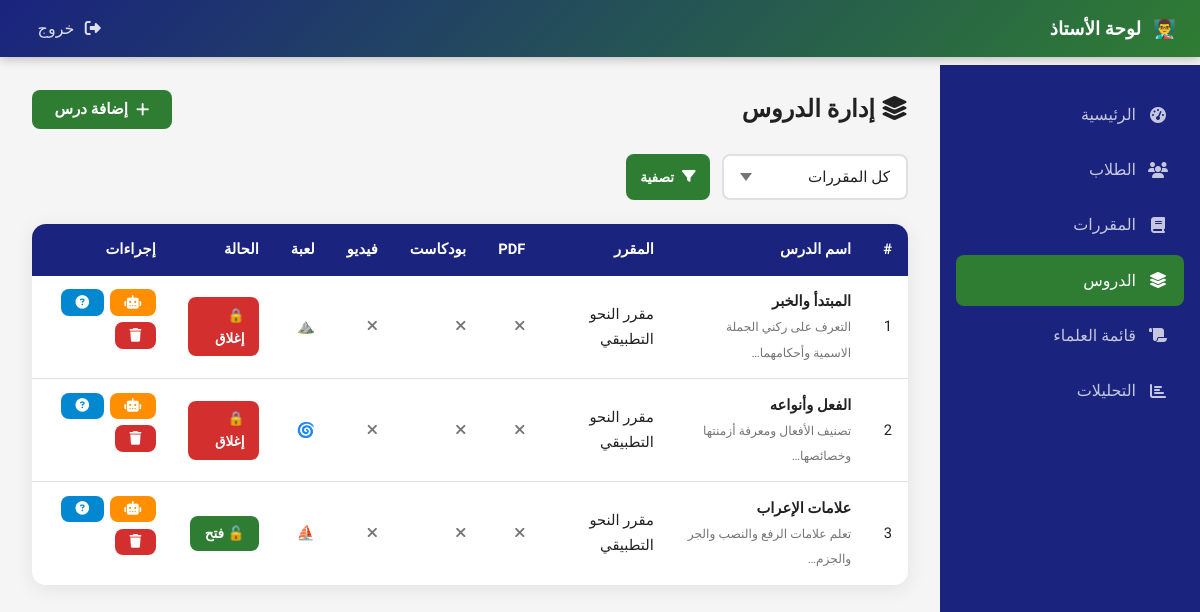
Page /teacher/lessons.php (signed in) on the committed database.
### tables this page shows
CREATE TABLE IF NOT EXISTS lessons (
    id INT AUTO_INCREMENT PRIMARY KEY,
    course_id INT NOT NULL,
    name VARCHAR(255) NOT NULL,
    description TEXT,
    pdf_url VARCHAR(500) DEFAULT NULL,
    podcast_url VARCHAR(500) DEFAULT NULL,
    video_url VARCHAR(500) DEFAULT NULL,
    presentation_html LONGTEXT DEFAULT NULL,
    is_open TINYINT(1) NOT NULL DEFAULT 0,
    sort_order INT NOT NULL DEFAULT 0,
    game_type ENUM('mountain','maze','ship') NOT NULL DEFAULT 'mountain',
    created_at TIMESTAMP DEFAULT CURRENT_TIMESTAMP,
    FOREIGN KEY (course_id) REFERENCES courses(id) ON DELETE CASCADE
);

CREATE TABLE IF NOT EXISTS courses (
    id INT AUTO_INCREMENT PRIMARY KEY,
    teacher_id INT NOT NULL,
    name VARCHAR(255) NOT NULL,
    description TEXT,
    icon VARCHAR(100) DEFAULT 'fa-book',
    color VARCHAR(20) DEFAULT '#4B8B3B',
    status ENUM('active','archived') NOT NULL DEFAULT 'active',
    created_at TIMESTAMP DEFAULT CURRENT_TIMESTAMP,
    FOREIGN KEY (teacher_id) REFERENCES teachers(id) ON DELETE CASCADE
);

### includes/functions.php (called while the page is built, shortened)
<?php
function clean(string $value): string {
    return htmlspecialchars(trim($value), ENT_QUOTES, 'UTF-8');
}

### teacher/lessons.php (the view, shortened to what this page needs)
<?php
require_once __DIR__ . '/../includes/functions.php';
$db      = getDB();
$courseFilter = (int)($_GET['course_id'] ?? 0);
$where = $courseFilter ? "WHERE l.course_id = $courseFilter" : '';
$lessons = $db->query("SELECT l.*, c.name AS course_name FROM lessons l JOIN courses c ON c.id = l.course_id $where ORDER BY l.course_id, l.sort_order, l.id")->fetchAll();
?>
<!DOCTYPE html>
<html lang="ar" dir="rtl">
<head>
  <link rel="stylesheet" href="/assets/css/style.css">
  <link rel="stylesheet" href="https://cdnjs.cloudflare.com/ajax/libs/font-awesome/6.5.0/css/all.min.css">
</head>
<body>
<nav class="navbar">
  <div class="navbar-brand"><button id="sidebarToggle" style="background:none;border:none;color:#fff;font-size:1.3rem;cursor:pointer;display:none;"><i class="fas fa-bars"></i></button><span>👨‍🏫</span><span>لوحة الأستاذ</span></div>
  <ul class="navbar-nav"><li><a href="/api/auth.php?action=logout_teacher" class="nav-link"><i class="fas fa-sign-out-alt"></i> خروج</a></li></ul>
</nav>
<aside class="sidebar">
  <a href="/teacher/dashboard.php" class="sidebar-link"><i class="fas fa-tachometer-alt"></i> الرئيسية</a>
  <a href="/teacher/students.php"  class="sidebar-link"><i class="fas fa-users"></i> الطلاب</a>
  <a href="/teacher/courses.php"   class="sidebar-link"><i class="fas fa-book"></i> المقررات</a>
  <a href="/teacher/lessons.php"   class="sidebar-link active"><i class="fas fa-layer-group"></i> الدروس</a>
  <a href="/teacher/scholars.php"  class="sidebar-link"><i class="fas fa-scroll"></i> قائمة العلماء</a>
  <a href="/teacher/analytics.php" class="sidebar-link"><i class="fas fa-chart-bar"></i> التحليلات</a>
</aside>
<main class="main-content">
  <div style="display:flex;align-items:center;justify-content:space-between;margin-bottom:1.5rem;flex-wrap:wrap;gap:1rem;">
    <h2><i class="fas fa-layer-group"></i> إدارة الدروس</h2>
    <button class="btn btn-primary" onclick="document.getElementById('addModal').style.display='flex'"><i class="fas fa-plus"></i> إضافة درس</button>
  </div>
  <form method="GET" style="display:flex;gap:.75rem;margin-bottom:1.5rem;flex-wrap:wrap;">
    <select name="course_id" class="form-control" style="width:auto;">
      <option value="">كل المقررات</option>
    </select>
    <button type="submit" class="btn btn-primary btn-sm"><i class="fas fa-filter"></i> تصفية</button>
  </form>
  <div class="table-wrap">
    <table>
      <thead><tr><th>#</th><th>اسم الدرس</th><th>المقرر</th><th>PDF</th><th>بودكاست</th><th>فيديو</th><th>لعبة</th><th>الحالة</th><th>إجراءات</th></tr></thead>
      <tbody>
        <?php foreach ($lessons as $i => $l): ?>
        <tr>
          <td><?= $i+1 ?></td>
          <td><strong><?= clean($l['name']) ?></strong><?php if ($l['description']): ?><br><small style="color:var(--muted);"><?= clean(mb_substr($l['description'],0,50)) ?>…</small><?php endif; ?></td>
          <td><?= clean($l['course_name']) ?></td>
          <td><?= $l['pdf_url'] ? '<i class="fas fa-check" style="color:var(--primary)"></i>' : '<i class="fas fa-times" style="color:var(--muted)"></i>' ?></td>
          <td><?= $l['podcast_url'] ? '<i class="fas fa-check" style="color:var(--primary)"></i>' : '<i class="fas fa-times" style="color:var(--muted)"></i>' ?></td>
          <td><?= $l['video_url'] ? '<i class="fas fa-check" style="color:var(--primary)"></i>' : '<i class="fas fa-times" style="color:var(--muted)"></i>' ?></td>
          <td><?= ['mountain'=>'⛰️','maze'=>'🌀','ship'=>'⛵'][$l['game_type']] ?></td>
          <td>
            <a href="?toggle=<?= $l['id'] ?><?= $courseFilter ? "&course_id=$courseFilter" : '' ?>" class="btn <?= $l['is_open'] ? 'btn-danger' : 'btn-primary' ?> btn-sm">
              <?= $l['is_open'] ? '🔒 إغلاق' : '🔓 فتح' ?>
            </a>
          </td>
          <td style="display:flex;gap:.4rem;flex-wrap:wrap;">
            <a href="/teacher/ai_generate.php?lesson_id=<?= $l['id'] ?>" class="btn btn-accent btn-sm" title="توليد محتوى بالذكاء الاصطناعي"><i class="fas fa-robot"></i></a>
            <a href="/teacher/questions.php?lesson_id=<?= $l['id'] ?>" class="btn btn-info btn-sm" title="إدارة الأسئلة"><i class="fas fa-question-circle"></i></a>
            <a href="?action=delete&id=<?= $l['id'] ?><?= $courseFilter ? "&course_id=$courseFilter" : '' ?>" class="btn btn-danger btn-sm" data-confirm="حذف الدرس وجميع أسئلته؟" title="حذف"><i class="fas fa-trash"></i></a>
          </td>
        </tr>
        <?php endforeach; ?>
      </tbody>
    </table>
  </div>
</main>
</body>
</html>

### assets/css/style.css (style rules this page uses)
:root { --primary: #2E7D32; --primary-lt: #4CAF50; --accent: #FF8F00; --accent-lt: #FFC107; --danger: #D32F2F; --info: #0288D1; --dark: #1A237E; --bg: #F5F5F5; --card: #FFFFFF; --text: #212121; --muted: #757575; --border: #E0E0E0; --shadow: 0 4px 20px rgba(0,0,0,0.08); --radius: 14px; --radius-sm: 8px; --transition: all .3s ease; }
*, *::before, *::after { box-sizing: border-box; margin: 0; padding: 0; }
html { direction: rtl; font-size: 16px; scroll-behavior: smooth; }
body { font-family: 'Tajawal', 'Arial', sans-serif; background: var(--bg); color: var(--text); line-height: 1.7; min-height: 100vh; }
a { color: var(--primary); text-decoration: none; transition: var(--transition); }
.btn { display: inline-flex; align-items: center; gap: .5rem; padding: .65rem 1.4rem; border-radius: var(--radius-sm); font-family: inherit; font-size: .95rem; font-weight: 600; cursor: pointer; border: none; transition: var(--transition); text-decoration: none; }
.btn-primary { background: var(--primary); color: #fff; }
.btn-accent { background: var(--accent); color: #fff; }
.btn-danger { background: var(--danger); color: #fff; }
.btn-info { background: var(--info); color: #fff; }
.btn-sm { padding: .4rem .9rem; font-size: .85rem; }
.form-control { width: 100%; padding: .75rem 1rem; border: 2px solid var(--border); border-radius: var(--radius-sm); font-family: inherit; font-size: .95rem; transition: var(--transition); background: #fff; color: var(--text); direction: rtl; }
select.form-control { appearance: none; background-repeat: no-repeat; background-position: left 1rem center; padding-left: 2.5rem; }
.navbar { background: linear-gradient(135deg, var(--dark) 0%, var(--primary) 100%); padding: .8rem 1.5rem; position: sticky; top: 0; z-index: 1000; box-shadow: 0 2px 10px rgba(0,0,0,.25); display: flex; align-items: center; justify-content: space-between; gap: 1rem; }
.navbar-brand { display: flex; align-items: center; gap: .75rem; color: #fff; font-size: 1.15rem; font-weight: 800; }
.navbar-nav { display: flex; align-items: center; gap: .5rem; list-style: none; }
.nav-link { color: rgba(255,255,255,.85); padding: .45rem .85rem; border-radius: var(--radius-sm); font-weight: 500; transition: var(--transition); }
.nav-link i { margin-left: .4rem; }
.sidebar { width: 260px; min-height: calc(100vh - 65px); background: var(--dark); padding: 1.5rem 1rem; position: fixed; top: 65px; right: 0; overflow-y: auto; transition: var(--transition); z-index: 900; }
.sidebar-link { display: flex; align-items: center; gap: .75rem; padding: .75rem 1rem; color: rgba(255,255,255,.75); border-radius: var(--radius-sm); margin-bottom: .25rem; font-weight: 500; transition: var(--transition); }
.sidebar-link:hover, .sidebar-link.active { background: var(--primary); color: #fff; }
.sidebar-link i { width: 20px; text-align: center; }
.main-content { margin-right: 260px; padding: 2rem; min-height: calc(100vh - 65px); }
.table-wrap { overflow-x: auto; border-radius: var(--radius); box-shadow: var(--shadow); }
table { width: 100%; border-collapse: collapse; background: var(--card); }
thead tr { background: var(--dark); color: #fff; }
th, td { padding: .85rem 1rem; text-align: right; font-size: .92rem; }
tbody tr + tr { border-top: 1px solid var(--border); }

### rows in the picture
lessons: name "المبتدأ والخبر", description "التعرف على ركني الجملة الاسمية وأحكامهما", course.name "مقرر النحو التطبيقي", game_type "⛰️", is_open "🔒 إغلاق"
lessons: name "الفعل وأنواعه", description "تصنيف الأفعال ومعرفة أزمنتها وخصائصها", course.name "مقرر النحو التطبيقي", game_type "🌀", is_open "🔒 إغلاق"
lessons: name "علامات الإعراب", description "تعلم علامات الرفع والنصب والجر والجزم", course.name "مقرر النحو التطبيقي", game_type "⛵", is_open "🔓 فتح"
